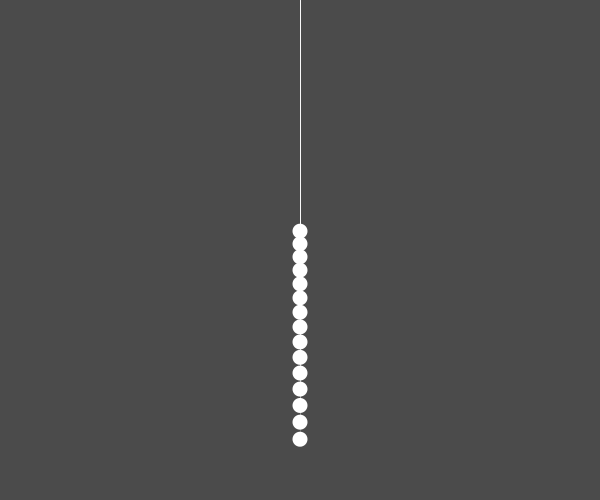
Frame 1 (no input)
Frame 60 (the mouse pressed at the canvas centre just before this capture): identical to frame 1, image omitted
Frame 120 (the mouse held since frame 60 and released just before this capture): identical to frame 1, image omitted

The Processing sketch that drew this single still picture (run headless with seeded random() and noise(); from frame 60 on, the mouse is pressed at the canvas centre):

// Processing sketch: processing_164525
// ── processing_164525.pde

//ICM - Week 4
//Craig Pickard, September 2014
//mathematical equations taken from 
//the pendulum class is for the most part adapted from Daniel Shiffmans 2005 example,
//but has been updating using PVectors.


//the program begins with the angle to the vertical, for each pendulum,
//equal to zero. Manually drag any of the pendulums to the desired starting angle



Pendulum[] pendulums = new Pendulum[15]; //create an array of 15 pendulum objects
float gravity = 0.15; //set the gravitational constant
//float longestLength = 30; // set the length of the longest arm
float oscillations = 51; //set the number of oscillations the shortest pendulum completes
float cycle = 30; //number of seconds to complete a cycle
float frequency;


void setup(){
  size(600,500);
  smooth();
  
  //initialise the array of pendulum objects.  The second parameter of the new Pendulum
  //PVector sets the length each pendulum's arm.  The length of the  arm is a function of
  //the pendulum's frequency (This is what I'm having trouble with). So far I've got
  //Li = L(L/L + i)*(L/L + i), where L is the length of the longest arm. Which I derived from
 // the explanation found at- http://www.arborsci.com/cool/pendulum-wave-seems-like-magic-but-its-physics
  for(int i = 0; i < pendulums.length; i++){
    
    //L = frequency*frequency*gravity/4*PI*PI
    
    float thisFrequency = (oscillations-i)/cycle;
    float thisLength = (thisFrequency*thisFrequency*gravity)/(4*PI*PI);
    //float mappedLength = map(thisFrequency,0.004816274, 0.009150569, 0, height);
    
    pendulums[i] = new Pendulum(new PVector(width/2,0), thisLength*40000 ,gravity);
  //println("freq: " + thisFrequency, "length: " + thisLength);
 // println(pendulums[i]);
}


}

  void draw(){
background(75);
for (int i = 0; i < pendulums.length; i++){
pendulums[i].move();
}
  }
  
  void mousePressed(){
    for (int i = 0; i < pendulums.length; i++){
    pendulums[i].clicked(mouseX,mouseY);
    
    //this conditional statement allows you to lift a single pendulum
    //and all of the others move in the same line
    if(pendulums[i].lifting = true){
    pendulums[i].angle = pendulums[i].angle;
    }
  }
  }
  
  void mouseReleased(){
    //this function releases the pendulum when the mouse button is released
    for (int i = 0; i < pendulums.length; i++){
    pendulums[i].stopLifting();
    //reset the pendulum's angular velocity and acceleration to 0
    //to prevent eratic behaviour of pendulums when restarting
    pendulums[i].angularVelocity = 0.0f;
    pendulums[i].angularAcceleration = 0.0f;
    
  }
  }
  
  
class Pendulum {

  PVector position; //position of pendulum ball in 2d space
  PVector connectionPoint; //connecting point of pendulum arm (ie the ceiling)
  float period; //how long it takes to swing back and forth (measured in seconds)
  float frequency; //number of back-and-forth swings in a second
  float rodLength; // length of the pendulum's rod
  float gravity; //force of gravity
  float angle; //starting angle (from the vertical) of swing
  float angularVelocity; //the change in angle over time
  float angularAcceleration; //the change in angular velocity over time
  float diam; //diamter of the pendulum head
  float c; //fill colour of pendulum
  float decay; //an artificial variable to simulate air friction so the pendulums slow down over time
  boolean lifting = false;


  // period = 1/frequency and frequency = 1/period
  // period = 2*PI*sqrt(rodLength/gravity);
  // frequency = (sqrt(gravity/rodLength))/2*PI;
  // rodLength = gravity / (4*PI*PI*frequency*frequency);
  // velocity = sqrt((2*gravity*rodLength*(1-cos(angle))));


  Pendulum(PVector tempConnectionPoint, float tempRodLength, float tempGravity) {

    connectionPoint = tempConnectionPoint.get();
    rodLength = tempRodLength;
    gravity = tempGravity;
    angle = 0; //set initial angle to zero so that the pendulums are stationary at start of sketch


   float x = rodLength*sin(angle);
    float y = rodLength*cos(angle);

    position = new PVector(connectionPoint.x, connectionPoint.y);
    angularVelocity = 0.0f;
    angularAcceleration = 0.0f;
    decay = 0.9999f; //the angularVelocity changes by this factor over time
    diam = 15.0f; //set diameter of pendulum
  }

  //methods

  void move() {
    display();
    lift();
    render();
  }

  void display() {
    if (!lifting) {
      angularAcceleration = (-1 * gravity / rodLength) * sin(angle); //angularAcceleration is determined by the ratio of gravity to rodLength
      angularVelocity += angularAcceleration; //the rate of change of angular velocity is determined by angularAcceleration
      angularVelocity *= decay; //reduce angular velocity by a factor determined by decay
      angle += angularVelocity; //change the angle at a rate set by angularVelocity
    }
    position.set(rodLength*sin(angle), rodLength*cos(angle));
    position.add(connectionPoint);
  }

  void render() {
    stroke(255, 50);
    //draw the rod
    line(connectionPoint.x, connectionPoint.y, position.x, position.y);
    ellipseMode(CENTER);
 

    //   fill(200);
    // if (lifting) {
    //fill(50,100);
    noStroke();
  
      ellipse(position.x, position.y, diam, diam);
      //  }
    }
 
  void clicked(int mx, int my) {
    float d = dist(mx, my, position.x, position.y);
    if (d < diam/2) {
      lifting = true;
    }
    //println(d);
  }

  void stopLifting() {
    lifting = false;
  }

  void lift() {
    if (lifting) {
      PVector diff = PVector.sub(connectionPoint, new PVector(mouseX, mouseY));
      angle = atan2(-1*diff.y, diff.x) - radians(90);
    }
  }
}
